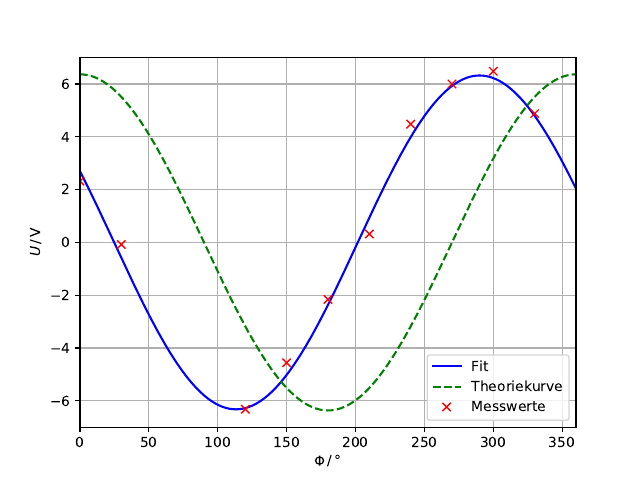

Reproduce this figure in Python.
import matplotlib.pyplot as plt
from scipy.optimize import curve_fit
import numpy as np

x, y = np.genfromtxt('knoise.txt', unpack='true')
U0 = 10


def f(x, a, b, c):
    return a * np.cos(b*x + c)


t = np.linspace(0, 360, 1000)
Uout = 2/np.pi * U0 * np.cos(t*np.pi/180)

param, cov = curve_fit(f, x, y, p0=(1, 1/60, 1))
x_plot = np.linspace(0, 360, 6000)
plt.plot(x_plot, f(x_plot, *param), 'b-', label='Fit')

plt.plot(t, Uout, 'g--', label='Theoriekurve')
plt.plot(x, y, 'rx', label='Messwerte')
plt.xlabel(r'$\Phi \,/\, \mathrm{°}$')
plt.ylabel(r'$U \,/\, \mathrm{V}$')
plt.xlim(0, 360)
plt.ylim(-7, 7)

plt.legend()
plt.grid()
# plt.show()
# plt.savefig('knoise.pdf')

err = np.sqrt(np.diag(cov))

print('Experimentelle Werte')
print('Amplitude =', param[0], '+-', err[0])
print('Frequenz =', param[1], '+-', err[1])
print('Phase =', param[2]*180/np.pi, '+-', err[2]*180/np.pi)

print('Theoriewerte')
print('Amplitude =', 2/np.pi * U0)
print('Frequenz =', np.pi/180)
print('Phase =', 0)

print('Abweichung')
xx = np.abs((2/np.pi * U0-param[0])/(2/np.pi * U0))*100
yy = np.abs((np.pi/180-param[1])/(np.pi/180))*100

print('... der Amplitude =', xx, '%')
print('... der Frequenz =', yy, '%')
